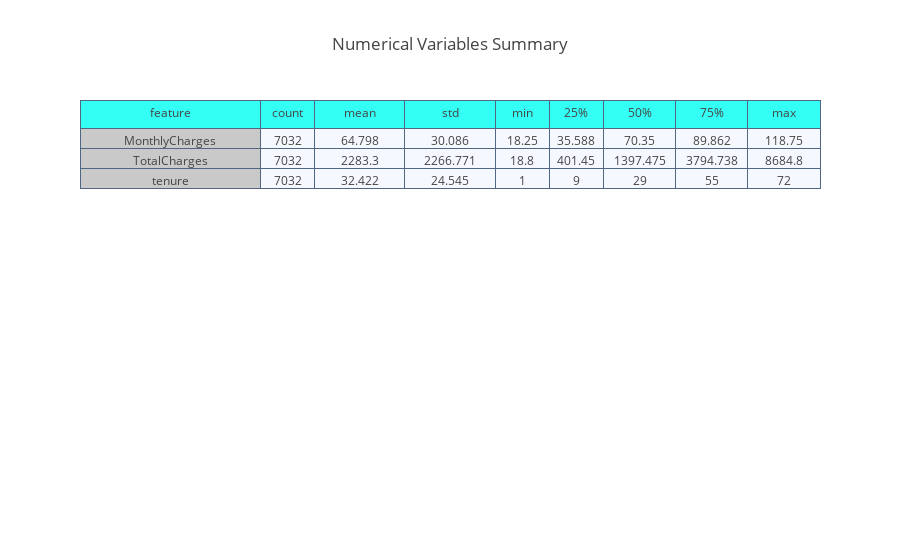

The code cell stored with this chart in its notebook:
### Markdown cell above
## Summary of Numerical Features

### Code cell
summary = (df_original[[i for i in num_cols]].
           describe().transpose().reset_index())

summary = summary.rename(columns = {"index" : "feature"})
summary = np.around(summary,3)

val_lst = [summary['feature'], summary['count'],
           summary['mean'],summary['std'],
           summary['min'], summary['25%'],
           summary['50%'], summary['75%'], summary['max']]

trace  = go.Table(header = dict(values = summary.columns.tolist(),
                                line = dict(color = ['#506784']),
                                fill = dict(color = ['#33FFF4']),
                               ),
                  cells  = dict(values = val_lst,
                                line = dict(color = ['#506784']),
                                fill = dict(color = ["#C9C9C9",'#F5F8FF'])
                               ),
                  columnwidth = [200,60,100,100,60,60,80,80,80])
layout = go.Layout(dict(title = "Numerical Variables Summary"))
figure = go.Figure(data=[trace],layout=layout)
py.iplot(figure)

### Figure 1 — Plotly figure (JSON) as saved in the notebook; plotly's stock layout.template omitted (floating-point values rounded to 4 significant figures)
{"data": [{"cells": {"fill": {"color": ["#C9C9C9", "#F5F8FF"]}, "line": {"color": ["#506784"]}, "values": [["MonthlyCharges", "TotalCharges", "tenure"], [7032, 7032, 7032], [64.8, 2283.0, 32.42], [30.09, 2267.0, 24.55], [18.25, 18.8, 1], [35.59, 401.4, 9], [70.35, 1397.0, 29], [89.86, 3795.0, 55], [118.8, 8685.0, 72]]}, "columnwidth": [200, 60, 100, 100, 60, 60, 80, 80, 80], "header": {"fill": {"color": ["#33FFF4"]}, "line": {"color": ["#506784"]}, "values": ["feature", "count", "mean", "std", "min", "25%", "50%", "75%", "max"]}, "type": "table", "uid": "124672f4-c7ca-11e8-b315-d76a29fe1fd7"}], "layout": {"title": "Numerical Variables Summary"}}
